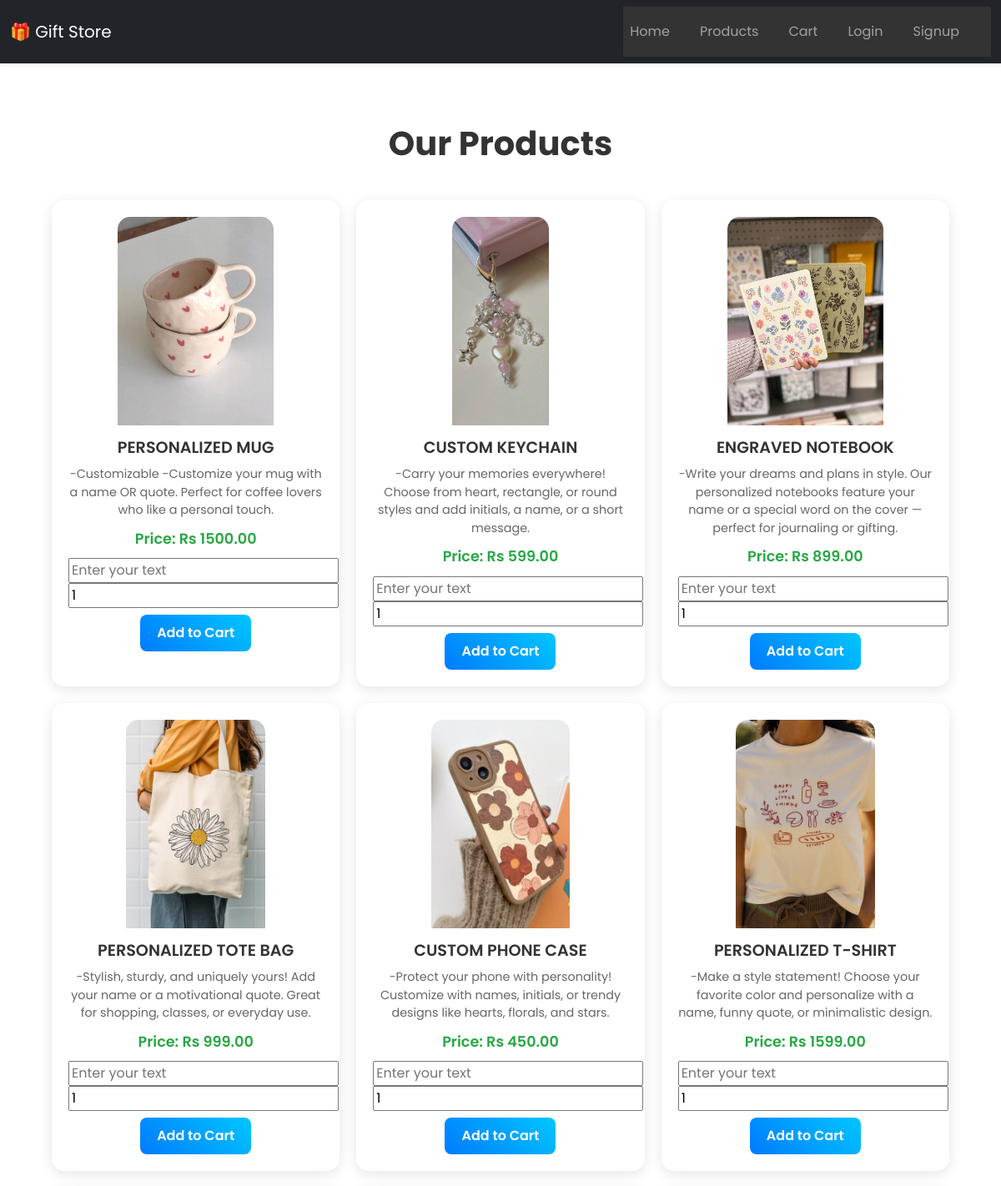
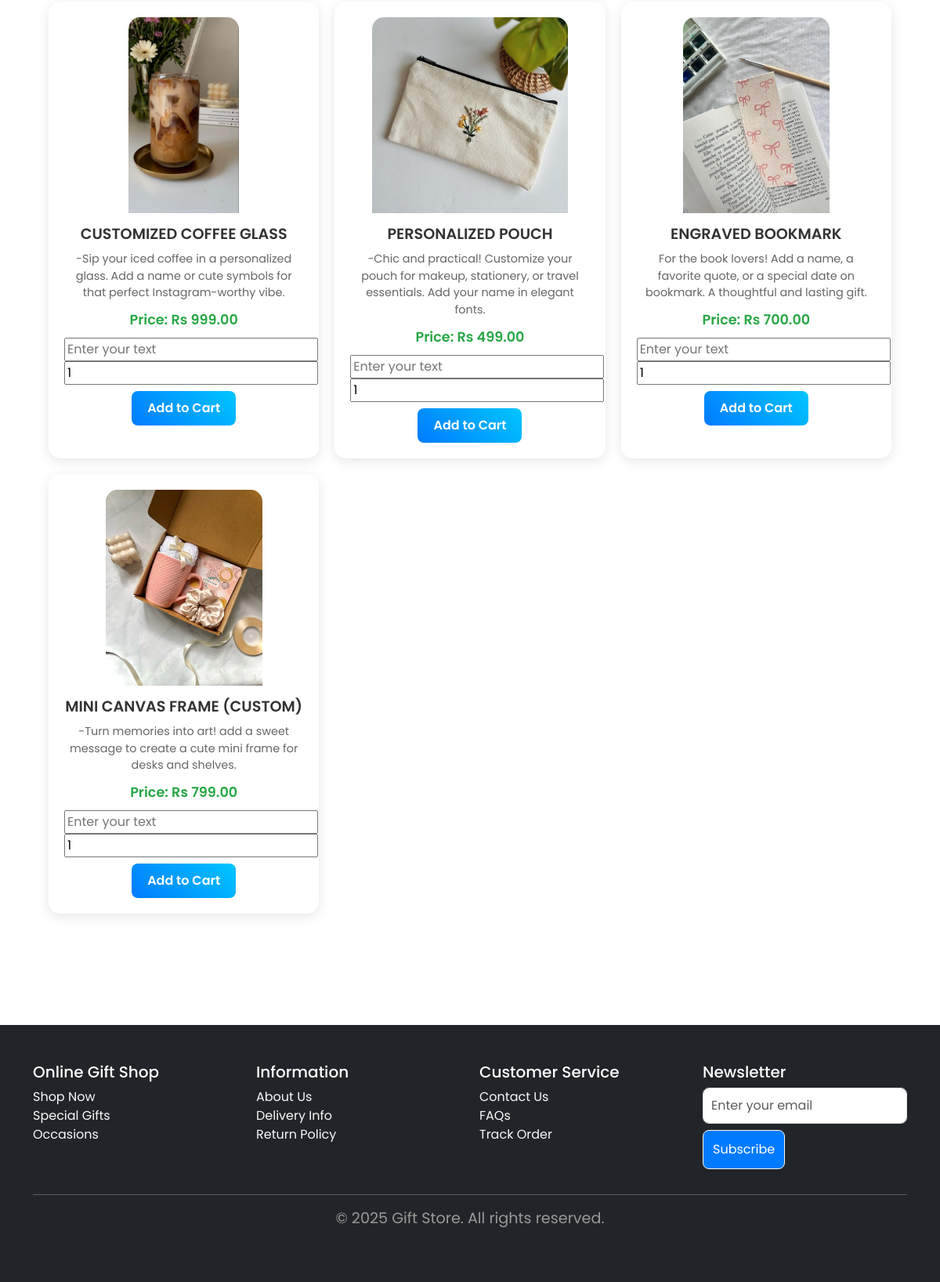
Screenshot of /products/ with the database file from the repository (2 pictures, top to bottom).
### store/models.py (models this page shows, shortened)
class Product(models.Model):
    name = models.CharField(max_length=100)
    price = models.DecimalField(max_digits=10, decimal_places=2)
    description = models.TextField()
    image = models.ImageField(upload_to='products/')
    quantity_in_stock = models.PositiveIntegerField(default=0)

### store/views.py (the view)
# urls.py: path('products/', views.product_list, name='product_list'),
def product_list(request):
    products = Product.objects.all()
    return render(request, 'store/product_list.html', {'products': products})

### store/templates/store/product_list.html (shortened to what this page needs)
{% extends 'store/base.html' %}
{% load static %}
{% block content %}
<div class="container my-5">
  <h2 class="text-center mb-4">Our Products</h2>
  <div class="product-grid">
      {% for product in products %}
      <div class="product-card">
          <form method="post" action="{% url 'add_to_cart' %}">
              <img src="{{ product.image.url }}" alt="{{ product.name }}" class="product-img" />
              <h5>{{ product.name }}</h5>
              <p>{{ product.description }}</p>
              <p class="price-tag">Price: Rs {{ product.price }}</p>
              <input type="text" name="customization" id="customization_{{ product.id }}" placeholder="Enter your text" required>
              <input type="number" name="quantity" id="quantity_{{ product.id }}" value="1" min="1" required>
              <button type="submit" class="btn custom-btn mt-2">Add to Cart</button>
          </form>
      </div>
      {% endfor %}
  </div>
</div>
{% endblock %}

### store/templates/store/base.html (shortened to what this page needs)
{% load static %}
<!DOCTYPE html>
<html lang="en">
<head>
  <link href="https://cdn.jsdelivr.net/npm/bootstrap@5.3.0/dist/css/bootstrap.min.css" rel="stylesheet">
  <link rel="stylesheet" href="{% static 'css/style.css' %}">
</head>
<body>
<nav class="navbar navbar-expand-lg navbar-dark bg-dark sticky-top shadow-sm">
  <div class="container-fluid">
    <a class="navbar-brand" href="{% url 'home' %}">🎁 Gift Store</a>
    <div class="collapse navbar-collapse justify-content-end" id="navbarNav">
      <ul class="navbar-nav">
        <li class="nav-item"><a class="nav-link" href="{% url 'home' %}">Home</a></li>
        <li class="nav-item"><a class="nav-link" href="{% url 'product_list' %}">Products</a></li>
        <li class="nav-item"><a class="nav-link" href="{% url 'cart' %}">Cart</a></li>
        {% if user.is_authenticated %}
          <li class="nav-item"><a class="nav-link" href="{% url 'logout' %}">Logout</a></li>
        {% else %}
          <li class="nav-item"><a class="nav-link" href="{% url 'login' %}">Login</a></li>
          <li class="nav-item"><a class="nav-link" href="{% url 'signup' %}">Signup</a></li>
        {% endif %}
      </ul>
    </div>
  </div>
</nav>
<main class="flex-grow-1 py-4">
  {% block content %}{% endblock %}
</main>
<footer class="mt-auto pt-5 pb-3">
  <div class="container">
    <div class="row text-start">
      <div class="col-md-3 mb-3">
        <h5>Online Gift Shop</h5>
        <ul class="list-unstyled">
          <li><a href="#">Shop Now</a></li>
          <li><a href="#">Special Gifts</a></li>
          <li><a href="#">Occasions</a></li>
        </ul>
      </div>
      <div class="col-md-3 mb-3">
        <h5>Information</h5>
        <ul class="list-unstyled">
          <li><a href="#">About Us</a></li>
          <li><a href="#">Delivery Info</a></li>
          <li><a href="#">Return Policy</a></li>
        </ul>
      </div>
      <div class="col-md-3 mb-3">
        <h5>Customer Service</h5>
        <ul class="list-unstyled">
          <li><a href="#">Contact Us</a></li>
          <li><a href="#">FAQs</a></li>
          <li><a href="#">Track Order</a></li>
        </ul>
      </div>
      <div class="col-md-3 mb-3">
        <h5>Newsletter</h5>
        <form>
          <div class="mb-2">
            <input type="email" class="form-control" placeholder="Enter your email">
          </div>
          <button type="submit" class="btn btn-outline-light btn-sm">Subscribe</button>
        </form>
      </div>
    </div>
    <hr class="bg-light">
    <p class="text-center mb-0">&copy; 2025 Gift Store. All rights reserved.</p>
  </div>
</footer>
</body>
</html>

### static/css/style.css (style rules this page uses)
body { font-family: 'Poppins', sans-serif; }
.container { padding-bottom: 50px; }
nav ul { list-style-type: none; display: flex; background: #333; padding: 10px; }
nav ul li { margin-right: 20px; }
nav ul li a { color: white; text-decoration: none; }
.custom-btn { background: linear-gradient(45deg, #007bff, #00c6ff); color: white; font-weight: 600; border-radius: 8px; padding: 15px 25px; transition: background 0.3s ease; }
.btn { background-color: #007BFF; color: white; padding: 10px; text-decoration: none; border-radius: 5px; }
.product-grid { display: grid; grid-template-columns: repeat(4, 1fr); gap: 20px; padding: 20px; }
h2 { font-size: 2.5rem; font-weight: 700; color: #333; }
p.text-center { font-size: 1.2rem; color: #999; }
.product-grid { display: grid; grid-template-columns: repeat(auto-fill, minmax(280px, 1fr)); gap: 20px; padding: 20px; }
.product-card { border-radius: 15px; overflow: hidden; padding: 20px; background: #fff; box-shadow: 0 4px 15px rgba(0, 0, 0, 0.1); transition: transform 0.3s ease, box-shadow 0.3s ease, background-color 0.3s ease; text-align: center; display: flex; flex-direction: column; justify-content: space-between; min-height: 380px; }
.product-card h5 { font-size: 1.2rem; font-weight: 600; color: #333; margin-top: 15px; margin-bottom: 10px; overflow: hidden; text-overflow: ellipsis; white-space: nowrap; }
.product-card p { font-size: 0.9rem; color: #666; margin-top: 10px; margin-bottom: 10px; }
.product-card .price-tag { font-size: 1.1rem; color: #28a745; font-weight: 600; margin-top: 10px; }
.product-card .custom-btn { background: linear-gradient(45deg, #007bff, #00c6ff); color: white; font-weight: 600; border: none; border-radius: 8px; transition: background 0.3s ease; margin-top: 20px; padding: 10px 20px; }
.product-img { height: 250px; object-fit: cover; border-top-left-radius: 15px; border-top-right-radius: 15px; transition: transform 0.3s ease; }
.product-card .product-img::after { content: ''; position: absolute; top: 0; left: 0; right: 0; bottom: 0; background: rgba(0, 0, 0, 0.4); transition: opacity 0.3s ease; opacity: 0; }
input.form-control { border-radius: 8px; padding: 10px; }
button.btn { border-radius: 8px; padding: 12px; font-size: 1rem; }
a { text-decoration: none; color: #007bff; }

### store/templates/store/base.html (style rules this page uses)
body { font-family: 'Poppins', sans-serif; display: flex; flex-direction: column; min-height: 100vh; }
.sticky-top { z-index: 1020; }
footer { background-color: #212529; color: white; }
footer a { color: #f8f9fa; text-decoration: none; }

### rows the page displays
Product: image (picture), name "PERSONALIZED MUG", description "-Customizable -Customize your mug with a name OR quote. Perfect for coffee lovers who like a personal touch.", price "1500.00", quantity "1"
Product: image (picture), name "CUSTOM KEYCHAIN", description "-Carry your memories everywhere! Choose from heart, rectangle, or round styles and add initials, a name, or a short message.", price "599.00"
Product: image (picture), name "ENGRAVED NOTEBOOK", description "-Write your dreams and plans in style. Our personalized notebooks feature your name or a special word on the cover — perfect for journaling or gifting.", price "899.00"
Product: image (picture), name "PERSONALIZED TOTE BAG", description "-Stylish, sturdy, and uniquely yours! Add your name or a motivational quote. Great for shopping, classes, or everyday use.", price "999.00"
Product: image (picture), name "CUSTOM PHONE CASE", description "-Protect your phone with personality! Customize with names, initials, or trendy designs like hearts, florals, and stars.", price "450.00"
Product: image (picture), name "PERSONALIZED T-SHIRT", description "-Make a style statement! Choose your favorite color and personalize with a name, funny quote, or minimalistic design.", price "1599.00"
Product: image (picture), name "CUSTOMIZED COFFEE GLASS", description "-Sip your iced coffee in a personalized glass. Add a name or cute symbols for that perfect Instagram-worthy vibe.", price "999.00"
Product: image (picture), name "PERSONALIZED POUCH", description "-Chic and practical! Customize your pouch for makeup, stationery, or travel essentials. Add your name in elegant fonts.", price "499.00"
Product: image (picture), name "ENGRAVED BOOKMARK", description "For the book lovers! Add a name, a favorite quote, or a special date on bookmark. A thoughtful and lasting gift.", price "700.00"
Product: image (picture), name "MINI CANVAS FRAME (CUSTOM)", description "-Turn memories into art! add a sweet message to create a cute mini frame for desks and shelves.", price "799.00"
